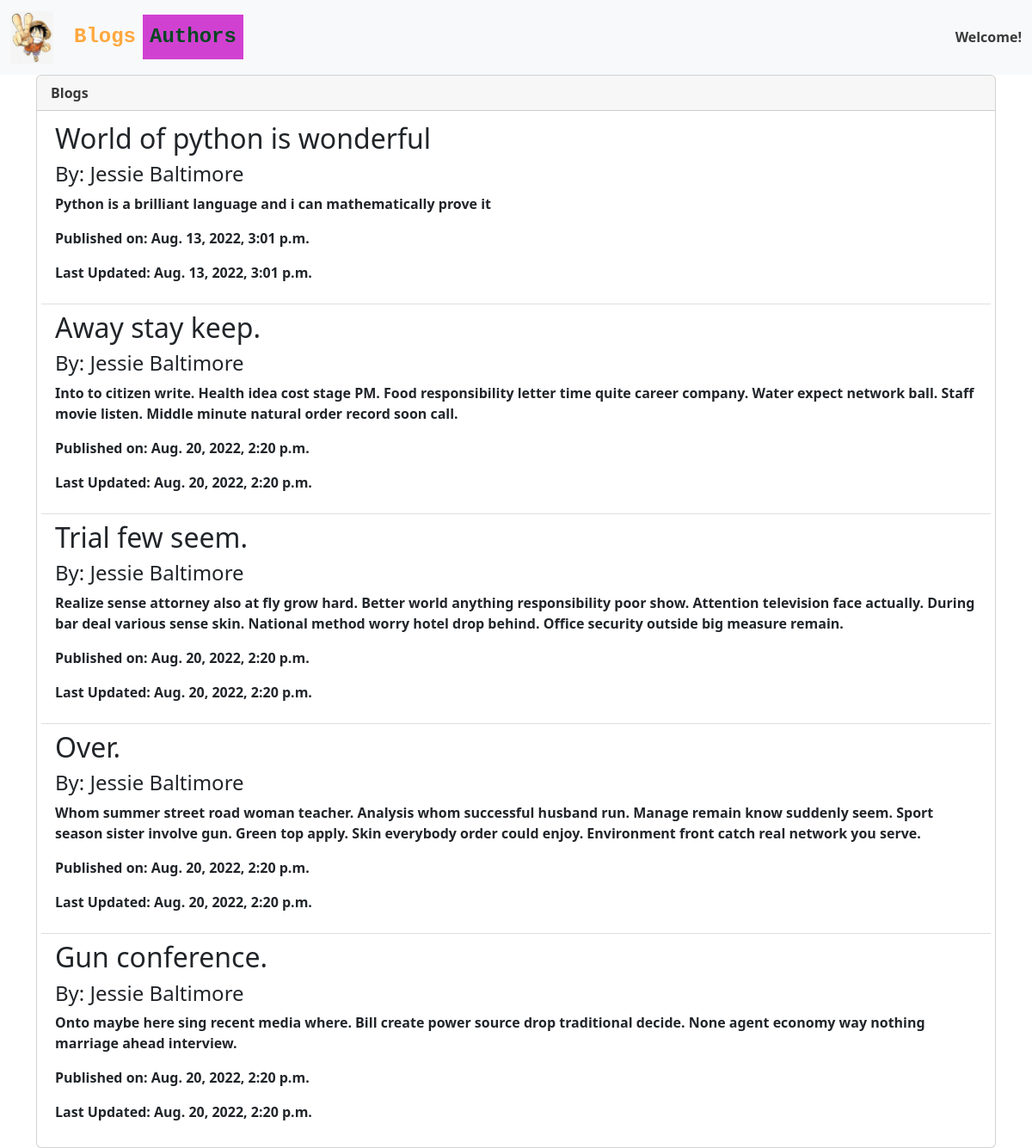
Page /authors/3/blogs/ on the earlier database version.
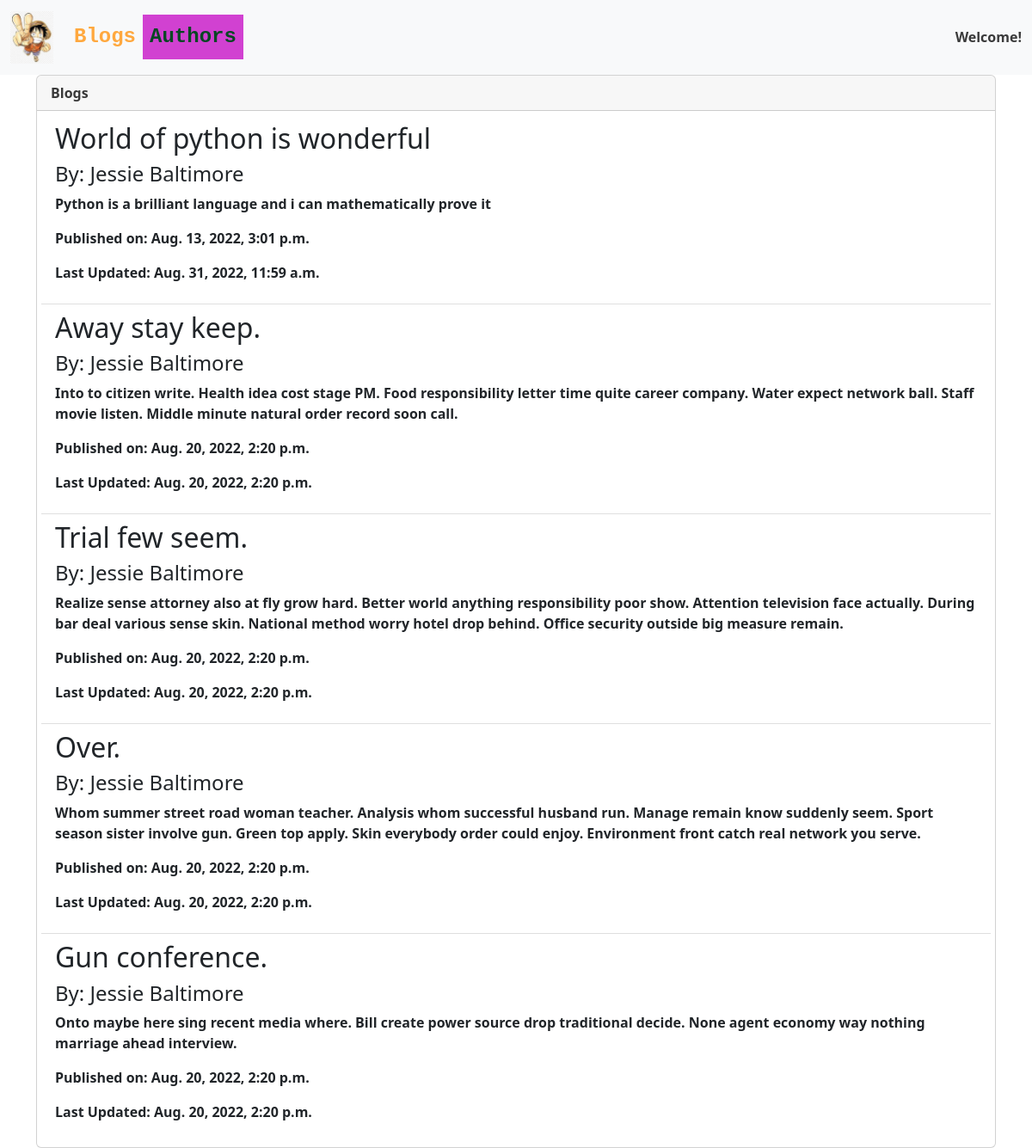
Same page on the later database version.
### blogapp/models.py (models this page shows, shortened)
class Blog(models.Model):  # models.Model imports some special django-specific functions that allow us to manipulate DB
    blog_title = models.CharField(
        max_length=100, verbose_name='Blog Title', blank=False, help_text=' Enter Blog title. ')
    blog_content = models.TextField(
        max_length=2000, verbose_name='Blog Content', blank=False, help_text=' Write your blog here! ')
    blog_published = models.BooleanField(default=False)
    blog_create_date = models.DateTimeField(auto_now_add=True)
    blog_update_date = models.DateTimeField(auto_now=True)
    blog_author = models.ForeignKey(
        Author, on_delete=models.CASCADE, blank=False)
    blog_likes = models.IntegerField(editable=True, default=10)

class Author(models.Model):
    author_first_name = models.CharField(
        max_length=50, blank=False, help_text="Author's first name")
    author_last_name = models.CharField(
        max_length=50, blank=False, help_text="Author's Last name")
    author_email = models.EmailField(
        blank=False, unique=True, help_text='Author email id')
    author_biodata = models.TextField(max_length=250, blank=True, null=True)
    author_image = models.ImageField(
        upload_to='authors/', null=True, blank=True)
    def __str__(self) -> str:
        return self.author_first_name + ' ' + self. author_last_name

### blogapp/views.py (the view)
# urls.py: path('authors/<id>/blogs/', views.authorblogs, name='authorblogs'),
def authorblogs(request, id):
    blogs = Blog.objects.filter(blog_author=id)
    context = {"blogs": blogs}
    return render(request, './blogapp/authorblogs.html', context=context)

### blogapp/templates/blogapp/authorblogs.html
{% extends './base.html' %}
{% block content%}
<div class="card" style="width: 100%;">
    <div class="card-header">
        Blogs
    </div>
    <ul class="list-group list-group-flush" style="margin: 5px;">
        {%for blog in blogs%}
        <li class="list-group-item">
            <h2> {{blog.blog_title}} </h2>
            <h4> By: {{blog.blog_author}} </h4>
            <p> {{blog.blog_content}} </p>
            <p> Published on: {{blog.blog_create_date}}</p>
            <p>Last Updated: {{blog.blog_update_date}}</p>
        </li>
        {%endfor%}
    </ul>
</div>
{% endblock %}

Differences in the rows shown:
changed Blog "World of python is wonderful": blog_update_date "Aug. 13, 2022, 3:01 p.m." → "Aug. 31, 2022, 11:59 a.m."
